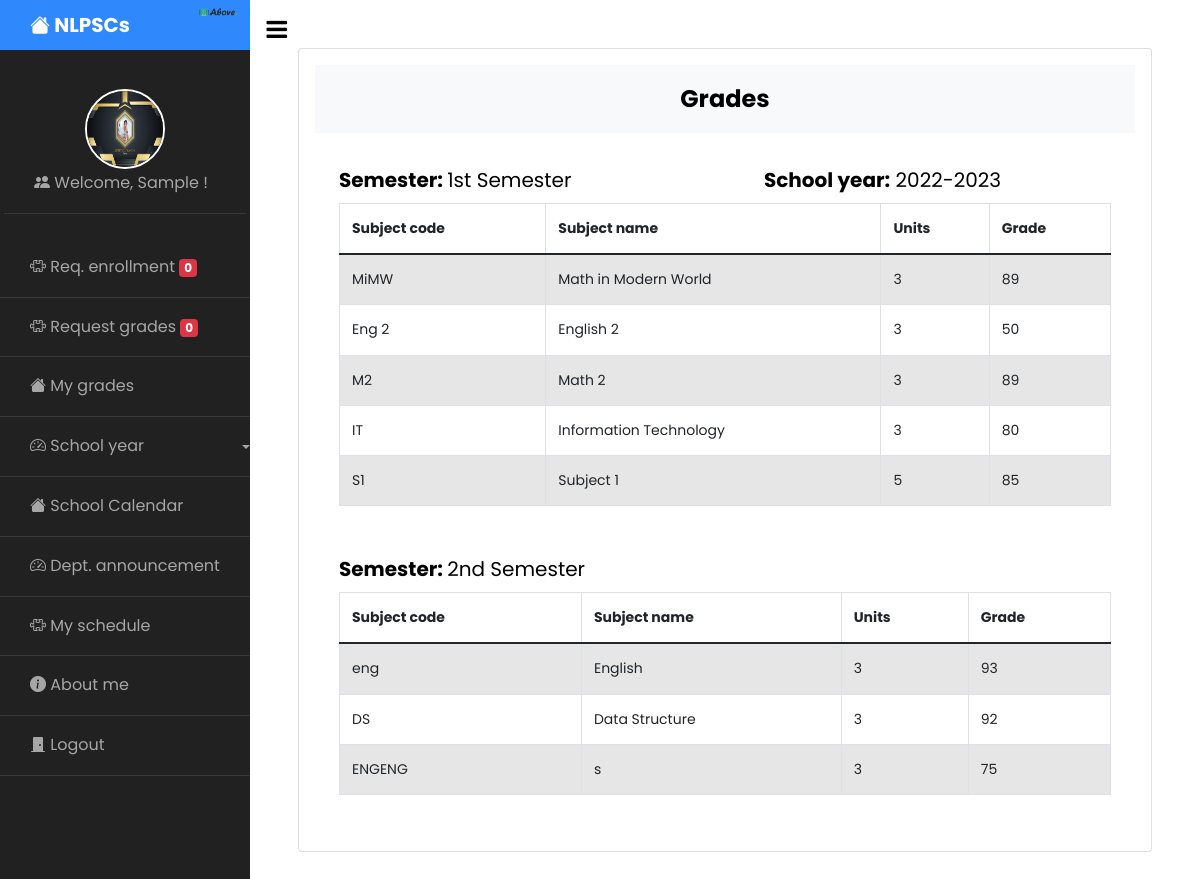
/student/my_grades.php (signed in), run on the app's committed database.
### tables this page shows
CREATE TABLE `student` (
  `Id` int(11) NOT NULL,
  `id_no` varchar(255) DEFAULT NULL,
  `firstname` varchar(255) NOT NULL,
  `middlename` varchar(255) NOT NULL,
  `lastname` varchar(255) NOT NULL,
  `dob` varchar(255) NOT NULL,
  `age` varchar(255) NOT NULL,
  `email` varchar(255) NOT NULL,
  `contact` varchar(255) NOT NULL,
  `address` varchar(255) NOT NULL,
  `username` varchar(255) NOT NULL,
  `password` varchar(255) NOT NULL,
  `images` varchar(255) NOT NULL,
  `dept_id` int(11) NOT NULL,
  `year_level` int(255) NOT NULL,
  `status` varchar(255) NOT NULL DEFAULT 'Pending'
);

CREATE TABLE `semester` (
  `Id` int(11) NOT NULL,
  `Semester` varchar(255) NOT NULL,
  `school_id` int(11) NOT NULL
);

CREATE TABLE `schoolyear` (
  `Id` int(11) NOT NULL,
  `schoolyear` varchar(255) NOT NULL,
  `status` varchar(255) NOT NULL DEFAULT 'Inactive'
);

CREATE TABLE `student_grade` (
  `grade_id` int(11) NOT NULL,
  `student_id` int(11) NOT NULL,
  `subject_id` int(11) NOT NULL,
  `grade` int(11) NOT NULL
);

CREATE TABLE `subject` (
  `sub_Id` int(11) NOT NULL,
  `school_yr_Id` int(11) NOT NULL,
  `semester_id` int(11) NOT NULL,
  `Sub_code` varchar(255) NOT NULL,
  `Sub_name` varchar(255) NOT NULL,
  `Sub_description` varchar(255) NOT NULL,
  `Teacher` varchar(255) NOT NULL,
  `Sub_level` int(11) NOT NULL,
  `day` varchar(255) NOT NULL,
  `time_sched` varchar(255) NOT NULL,
  `Units` int(11) NOT NULL
);

### student/my_grades.php (the view, shortened to what this page needs)
 <?php include 'sidebar.php'; ?>
<?php
  $semester = mysqli_query($conn, "SELECT * FROM semester WHERE Semester='1st Semester'");
  $one = mysqli_fetch_array($semester);
  $semester2 = mysqli_query($conn, "SELECT * FROM semester WHERE Semester='2nd Semester'");
  $two = mysqli_fetch_array($semester2);
  $year = mysqli_query($conn, "SELECT * FROM schoolyear WHERE status='Active'");
  $three = mysqli_fetch_array($year);
 ?>
      <div id="content" class="p-4 p-md-5 pt-5">
        <div class="card p-3">
          <h4 class="bg-light p-3" align="center"><strong>Grades</strong></h4>
    <div class="table-responsive p-4 ">
      <div class="d-flex">
        <h5><b>Semester: </b><?php echo $one['Semester']; ?></h5>
        <h5 style="position: absolute;right:150px;"><b>School year:</b> <?php echo $three['schoolyear']; ?> </h5>
      </div>
      <table class="table table-bordered table-striped table-hover table-responsive-sm table-responsive-md table-responsive-lg table-responsive-xl table-responsive-xxl " id="exasmple">
        <thead>
          <tr>
            <th>Subject code</th>
            <th>Subject name</th>
            <th>Units</th>
            <th>Grade</th>
          </tr>
        </thead>
        <tbody>
          <?php
            $query ="SELECT * FROM student_grade JOIN student ON student_grade.student_id=student.Id JOIN subject ON student_grade.subject_id=subject.sub_Id JOIN semester ON subject.semester_id=semester.Id WHERE Semester.Semester='1st Semester'";
            $sql = mysqli_query($conn,$query);
            while($row = mysqli_fetch_array($sql)) {
          ?>
          <tr>
              <td><?php echo $row["Sub_code"];?></td>
              <td><?php echo $row["Sub_name"];?></td>
              <td><?php echo $row["Units"];?></td>
              <td><?php echo $row["grade"];?></td>
          </tr>
            <?php
                }
            ?>
        </tbody>
      </table>
       <div class="d-flex mt-5" style="margin-top: 100px;">
        <h5><b>Semester: </b><?php echo $two['Semester']; ?></h5>
      </div>
      <table class="table table-bordered table-striped table-hover table-responsive-sm table-responsive-md table-responsive-lg table-responsive-xl table-responsive-xxl " id="examples">
        <thead>
          <tr>
            <th>Subject code</th>
            <th>Subject name</th>
            <th>Units</th>
            <th>Grade</th>
          </tr>
        </thead>
        <tbody>
          <?php
            $query ="SELECT * FROM student_grade JOIN student ON student_grade.student_id=student.Id JOIN subject ON student_grade.subject_id=subject.sub_Id JOIN semester ON subject.semester_id=semester.Id WHERE Semester.Semester='2nd Semester'";
            $sql = mysqli_query($conn,$query);
            while($row = mysqli_fetch_array($sql)) {
          ?>
          <tr>
              <td><?php echo $row["Sub_code"];?></td>
              <td><?php echo $row["Sub_name"];?></td>
              <td><?php echo $row["Units"];?></td>
              <td><?php echo $row["grade"];?></td>
          </tr>
            <?php
                }
            ?>
        </tbody>
      </table>
    </div>
      </div>
    </div>

### student/sidebar.php (shortened to what this page needs)
<?php
  include '../config.php';
  if(isset($_SESSION['student']) && isset($_SESSION['student_id'])) {
    $id = $_SESSION['student_id'];
    $student = mysqli_query($conn, "SELECT * FROM student WHERE Id='$id'");
    while($row = mysqli_fetch_array($student)) {
?>
<!doctype html>
<html lang="en">
  <head>
    <link rel="stylesheet" href="https://cdn.datatables.net/1.11.3/css/jquery.dataTables.min.css">
    <link href="https://cdn.jsdelivr.net/npm/bootstrap@5.0.2/dist/css/bootstrap.min.css" rel="stylesheet">
    <link rel="stylesheet" href="https://stackpath.bootstrapcdn.com/font-awesome/4.7.0/css/font-awesome.min.css">
		<link rel="stylesheet" href="https://stackpath.bootstrapcdn.com/font-awesome/4.7.0/css/font-awesome.min.css">
    <link rel="stylesheet" href="https://cdn.jsdelivr.net/npm/bootstrap-icons@1.8.1/font/bootstrap-icons.css">
		<link rel="stylesheet" href="../css/style.css">
  </head>
  <body>
		<div class="wrapper d-flex align-items-stretch">
      <nav id="sidebar">
        <div class="custom-menu">
          <button type="button" id="sidebarCollapse" class="btn btn-primary">
            <i class="fa fa-bars"></i>
          </button>
        </div>
        <h1><a href="dashboard.php" class="logo"><i class="bi bi-house-fill"></i> NLPSCs</a> <img src="../images/logo.png" alt="" width="40" style="position: absolute; right: 12px; top: 7px;"></h1>
         <div class="p-1 mb-1">
              <ul class="list-unstyled components">
                <li>
                  <a href="dashboard.php">
                    <img id="img" class="img-responsive" src="../images-students/<?php echo $row['images'];?>" alt="image">
                    <i class="bi bi-people-fill"></i> Welcome, <?php echo $row['firstname']; ?> !
                  </a>
                </li>
              </ul>
        </div>
        <ul class="list-unstyled components mb-5">
          <li>
            <?php
            $check = mysqli_query($conn, "SELECT student_Id from enrollment WHERE student_Id='$id' AND request_status='Pending'");
            $count = mysqli_num_rows($check);
            ?>
              <a type="button" data-bs-toggle="modal" data-bs-target="#enrollment"><i class="bi bi-puzzle"></i> Req. enrollment <span class="badge bg-danger"><?php echo $count; ?></span></a>
          </li>
          <li>
            <?php
            $check2 = mysqli_query($conn, "SELECT student_Id from request_grade WHERE student_Id='$id' AND request_grade_status='Pending'");
            $count2 = mysqli_num_rows($check2);
            ?>
              <a href="my_grades.php" data-bs-toggle="modal" data-bs-target="#grade"><i class="bi bi-puzzle"></i> Request grades <span class="badge bg-danger"><?php echo $count2; ?></span></a>
          </li>
          <li>
              <a href="my_grades.php"><i class="bi bi-house-fill"></i> My grades</a>
          </li>
          <li>
               <div class="dropdown">
              <a href="#" class="dropdown-toggle" type="button" id="dropdownMenuButton1" data-bs-toggle="dropdown" aria-expanded="false"><i class="bi bi-speedometer2"></i> School year</a>
            </div>
          </li>
          <li>
              <a href="schoolcalendar.php"><i class="bi bi-house-fill"></i> School Calendar</a>
          </li>
          <li>
              <a href="announcement.php"><i class="bi bi-speedometer2"></i> Dept. announcement</a>
          </li>
          <li>
              <a href="subject_schedule.php"><i class="bi bi-puzzle"></i> My schedule</a>
          </li>
          <li>
            <a href="about_me.php"><i class="bi bi-info-circle-fill"></i> About me</a>
          </li>
          <li>
            <a href="../logout.php"><i class="bi bi-door-closed-fill"></i> Logout</a>
          </li>
        </ul>
      </nav>
<?php } ?>
  </body>
</html>
<?php
    } else {
     header('Location: ./index.php');
    }
?>

### student/sidebar.php (style rules this page uses)
#img { height: 80px; width: 80px; border-radius: 50%; margin-right: auto; margin-left: auto; display: block; border: 2px solid white; }

### data on the page
student: images (picture), firstname "Sample", count "0", count2 "0"
semester: Semester "1st Semester"
schoolyear: schoolyear "2022-2023"
student_grade: subject.Sub_code "MiMW", subject.Sub_name "Math in Modern World", subject.Units "3", grade "89"
student_grade: subject.Sub_code "Eng 2", subject.Sub_name "English 2", subject.Units "3", grade "50"
student_grade: subject.Sub_code "M2", subject.Sub_name "Math 2", subject.Units "3", grade "89"
student_grade: subject.Sub_code "IT", subject.Sub_name "Information Technology", subject.Units "3", grade "80"
student_grade: subject.Sub_code "S1", subject.Sub_name "Subject 1", subject.Units "5", grade "85"
semester: Semester "2nd Semester"
student_grade: subject.Sub_code "eng", subject.Sub_name "English", subject.Units "3", grade "93"
student_grade: subject.Sub_code "DS", subject.Sub_name "Data Structure", subject.Units "3", grade "92"
student_grade: subject.Sub_code "ENGENG", subject.Sub_name "s", subject.Units "3", grade "75"
